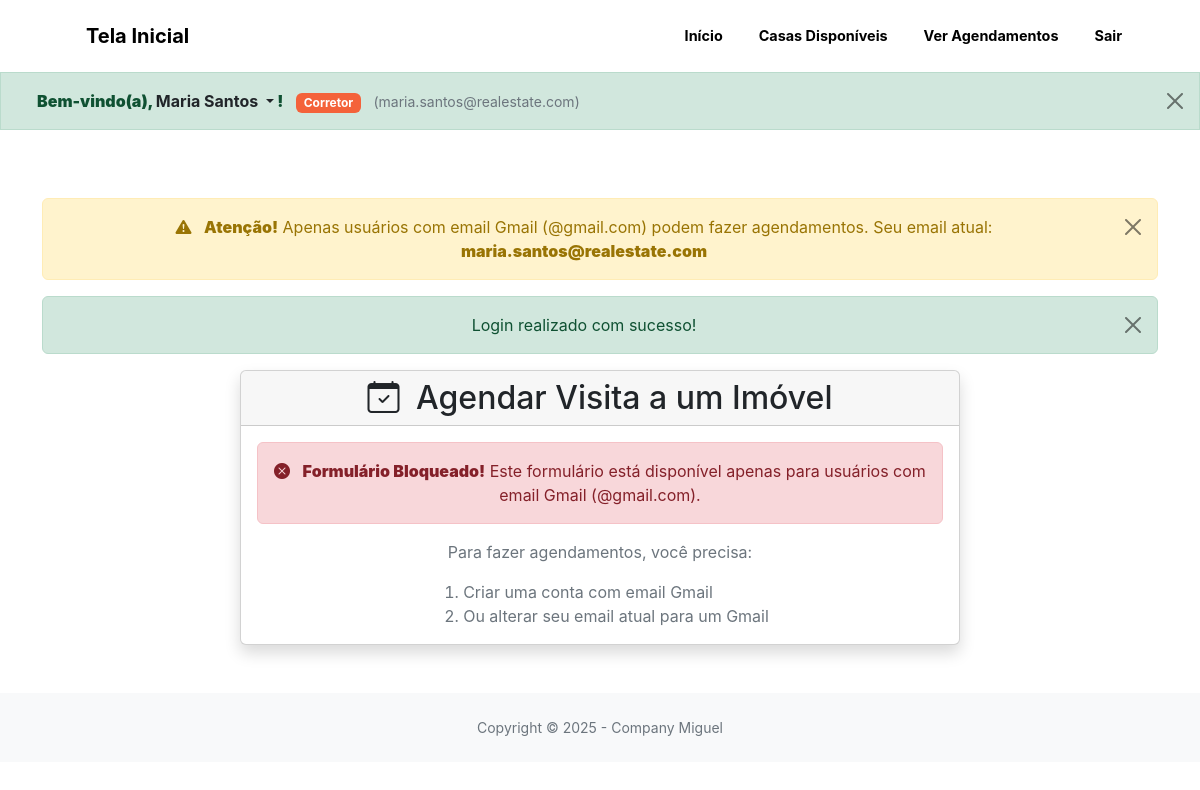
The page /agendar_visita.php (signed in) on the database its author committed.
### tables this page shows
CREATE TABLE brokers (
    id INT AUTO_INCREMENT PRIMARY KEY,
    user_id INT NOT NULL,
    license_number VARCHAR(50) UNIQUE,
    company VARCHAR(255) NULL,
    specialties JSON NULL,
    commission_rate DECIMAL(5,2) DEFAULT 3.00,
    rating DECIMAL(3,2) DEFAULT 0.00,
    reviews_count INT DEFAULT 0,
    total_sales INT DEFAULT 0,
    years_experience INT DEFAULT 0,
    languages JSON NULL,
    created_at TIMESTAMP DEFAULT CURRENT_TIMESTAMP,
    updated_at TIMESTAMP DEFAULT CURRENT_TIMESTAMP ON UPDATE CURRENT_TIMESTAMP,
    
    FOREIGN KEY (user_id) REFERENCES users(id) ON DELETE CASCADE,
    UNIQUE KEY unique_broker_user (user_id)
);

CREATE TABLE users (
    id INT AUTO_INCREMENT PRIMARY KEY,
    first_name VARCHAR(100) NOT NULL,
    last_name VARCHAR(100) NOT NULL,
    email VARCHAR(255) NOT NULL UNIQUE,
    password VARCHAR(255) NOT NULL,
    cpf VARCHAR(14) UNIQUE,
    phone VARCHAR(20),
    user_type ENUM('user', 'broker', 'admin') DEFAULT 'user',
    status ENUM('active', 'inactive', 'pending') DEFAULT 'pending',
    email_verified BOOLEAN DEFAULT FALSE,
    verification_token VARCHAR(255) NULL,
    password_reset_token VARCHAR(255) NULL,
    password_reset_expires DATETIME NULL,
    created_at TIMESTAMP DEFAULT CURRENT_TIMESTAMP,
    updated_at TIMESTAMP DEFAULT CURRENT_TIMESTAMP ON UPDATE CURRENT_TIMESTAMP,
    
    INDEX idx_email (email),
    INDEX idx_user_type (user_type),
    INDEX idx_status (status)
);

### includes/auth.php (called while the page is built, shortened)
<?php
require_once __DIR__ . '/database.php';
class Auth {
    private $pdo;
    public function __construct() {
        global $pdo;
        $this->pdo = $pdo;
    }
    public function isLoggedIn() {
        return isset($_SESSION['user_id']);
    }
    public function getCurrentUser() {
        try {
            $stmt = $this->pdo->prepare("
                SELECT u.*, up.*, b.id as broker_id, b.license_number, b.company
                FROM users u
                LEFT JOIN user_profiles up ON u.id = up.user_id
                LEFT JOIN brokers b ON u.id = b.user_id
                WHERE u.id = ?
            ");
            $stmt->execute([$_SESSION['user_id']]);
            return $stmt->fetch();
        } catch (Exception $e) {
            error_log("Get current user error: " . $e->getMessage());
            return null;
        }
    }
}

### includes/init.php (called while the page is built, shortened)
<?php
require_once __DIR__ . '/database.php';
require_once __DIR__ . '/auth.php';
require_once __DIR__ . '/functions.php';
$auth = new Auth();

### includes/functions.php (called while the page is built, shortened)
<?php
function getFlashMessage() {
    if (isset($_SESSION['flash_message'])) {
        $message = $_SESSION['flash_message'];
        $type = $_SESSION['flash_type'] ?? 'info';
        return ['message' => $message, 'type' => $type];
    }
    return null;
}

### agendar_visita.php (the view, shortened to what this page needs)
<?php
require_once __DIR__ . '/includes/init.php';
$auth->requireLogin('Login.php');
$current_user = $auth->getCurrentUser();
$flash = getFlashMessage();
?>
<!DOCTYPE html>
<html lang="pt-BR">
<head>
    <link href="https://cdnjs.cloudflare.com/ajax/libs/bootstrap/5.3.0/css/bootstrap.min.css" rel="stylesheet">
    <link href="https://cdn.jsdelivr.net/npm/bootstrap-icons@1.5.0/font/bootstrap-icons.css" rel="stylesheet" />
    <link href="css/styles.css" rel="stylesheet">
</head>
<body>
    <?php
    require_once __DIR__ . '/includes/navbar.php';
    renderNavbar($current_user, 'agendar_visita');
    ?>
    <?php
    require_once __DIR__ . '/includes/user_info.php';
    renderUserInfo($current_user);
    ?>
    <div class="container my-5" style="padding-top: 40px;">
        <?php if (!str_ends_with($current_user['email'], '@gmail.com')): ?>
            <div class="alert alert-warning alert-dismissible fade show">
                <i class="bi bi-exclamation-triangle-fill me-2"></i>
                <strong>Atenção!</strong> Apenas usuários com email Gmail (@gmail.com) podem fazer agendamentos.
                Seu email atual: <strong><?php echo htmlspecialchars($current_user['email']); ?></strong>
                <button type="button" class="btn-close" data-bs-dismiss="alert"></button>
            </div>
        <?php endif; ?>
        <?php if ($flash): ?>
            <div class="alert alert-<?php echo $flash['type'] === 'success' ? 'success' : ($flash['type'] === 'error' ? 'danger' : 'info'); ?> alert-dismissible fade show">
                <?php echo $flash['message']; ?>
                <button type="button" class="btn-close" data-bs-dismiss="alert"></button>
            </div>
        <?php endif; ?>
        <div class="row justify-content-center">
            <div class="col-lg-8">
                <div class="card shadow">
                    <div class="card-header">
                        <h2 class="mb-0 text-center">
                            <i class="bi bi-calendar-check me-2"></i>
                            Agendar Visita a um Imóvel
                        </h2>
                    </div>
                    <div class="card-body">
                        <?php if (!str_ends_with($current_user['email'], '@gmail.com')): ?>
                            <div class="alert alert-danger">
                                <i class="bi bi-x-circle-fill me-2"></i>
                                <strong>Formulário Bloqueado!</strong> Este formulário está disponível apenas para usuários com email Gmail (@gmail.com).
                            </div>
                            <div class="text-center">
                                <p class="text-muted">Para fazer agendamentos, você precisa:</p>
                                <ol class="text-muted text-start" style="max-width: 400px; margin: 0 auto;">
                                    <li>Criar uma conta com email Gmail</li>
                                    <li>Ou alterar seu email atual para um Gmail</li>
                                </ol>
                            </div>
                        <?php endif; ?>
                    </div>
                </div>
            </div>
        </div>
    </div>
    <footer class="bg-light py-4 mt-5">
        <div class="container px-4 px-lg-5">
            <div class="small text-center text-muted">
                Copyright &copy; 2025 - Company Miguel
            </div>
        </div>
    </footer>
</body>
</html>

### includes/navbar.php (shortened to what this page needs)
<?php
function renderNavbar($current_user, $current_page = '') {
    $user_type = $current_user['user_type'] ?? 'user';
    echo '<nav class="navbar navbar-expand-lg navbar-light fixed-top py-3" id="mainNav">';
    echo '<div class="container px-4 px-lg-5">';
    if ($user_type === 'corretor') {
        $home_link = 'gerenciar_imoveis.php';
        $home_text = 'Gerenciar Imóveis';
    } else {
        $home_link = 'index.php';
        $home_text = 'Tela Inicial';
    }
    echo '<a class="navbar-brand" href="' . $home_link . '">';
    echo '<i class="fas fa-home me-2"></i>' . htmlspecialchars($home_text);
    echo '</a>';
    echo '<div class="collapse navbar-collapse" id="navbarResponsive">';
    echo '<ul class="navbar-nav ms-auto my-2 my-lg-0">';
    if ($user_type === 'broker') {
        ?>
        <li class="nav-item">
            <a class="nav-link <?= $current_page === 'gerenciar_imoveis' ? 'active' : '' ?>" href="gerenciar_imoveis.php">
                <i class="fas fa-home me-1"></i>Início
            </a>
        </li>
        <li class="nav-item">
            <a class="nav-link <?= $current_page === 'casas_disponiveis' ? 'active' : '' ?>" href="casas_disponiveis.php">
                <i class="fas fa-search me-1"></i>Casas Disponíveis
            </a>
        </li>
        <li class="nav-item">
            <a class="nav-link <?= $current_page === 'agendamentos' ? 'active' : '' ?>" href="agendamentos.php">
                <i class="fas fa-calendar-check me-1"></i>Ver Agendamentos
            </a>
        </li>
        <?php
    }
    ?>
    <li class="nav-item">
        <a class="nav-link" href="logout.php">
            <i class="fas fa-sign-out-alt me-1"></i>Sair
        </a>
    </li>
    <?php
    echo '</ul>';
    echo '</div>';
    echo '</div>';
    echo '</nav>';
}
?>

### includes/user_info.php (shortened to what this page needs)
<?php
function renderUserInfo($current_user) {
    $user_name = htmlspecialchars($current_user['first_name'] . ' ' . $current_user['last_name']);
    $user_email = htmlspecialchars($current_user['email']);
    $user_type_label = [
        'user' => 'Cliente',
        'broker' => 'Corretor',
        'admin' => 'Administrador'
    ][$current_user['user_type']] ?? 'Usuário';
    echo <<<HTML
    <div id="userInfoBar" class="alert alert-success alert-dismissible fade show user-info-bar" role="alert"
         style="margin-bottom: 0; border-radius: 0; position: fixed; top: 72px; left: 0; right: 0; z-index: 1025;
                transition: transform 0.3s ease-in-out, opacity 0.3s ease-in-out;">
        <div class="container">
            <div class="d-flex justify-content-between align-items-center">
                <div>
                    <i class="fas fa-user-check me-2"></i>
                    <strong>Bem-vindo(a),
                        <div class="dropdown d-inline">
                            <a class="text-decoration-none text-dark fw-bold dropdown-toggle" href="#" role="button"
                               id="userDropdown" data-bs-toggle="dropdown" aria-expanded="false"
                               style="cursor: pointer; border: none; background: transparent;">
                                {$user_name}
                            </a>
                            <ul class="dropdown-menu" aria-labelledby="userDropdown">
                                <li>
                                    <a class="dropdown-item" href="perfil.php">
                                        <i class="fas fa-user me-2"></i>Meu Perfil
                                    </a>
                                </li>
HTML;
    echo <<<HTML
                            </ul>
                        </div>
                    !</strong>
                    <span class="badge bg-primary ms-2">{$user_type_label}</span>
                    <small class="text-muted ms-2">({$user_email})</small>
                </div>
                <div>
                    <button type="button" class="btn-close" data-bs-dismiss="alert" aria-label="Close"></button>
                </div>
            </div>
        </div>
    </div>
HTML;
}
?>

### rows shown on the page
brokers: user.user_type "Tela Inicial", user.last_name "Maria Santos", user.user_type "Corretor", user.email "maria.santos@realestate.com"

### other values the page prints
$flash['message'] "Login realizado com sucesso!"
